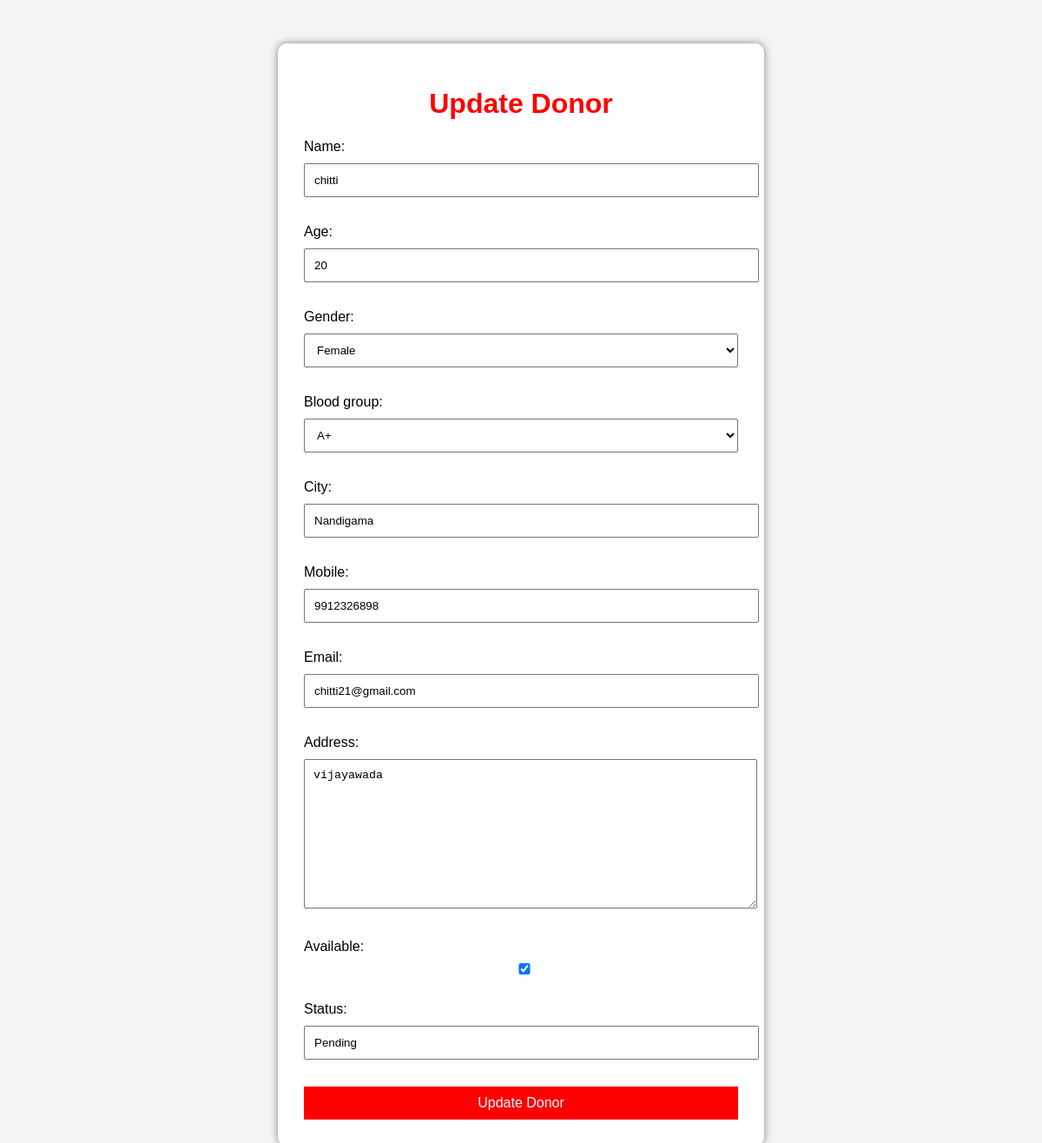
Page /update-donor/6/ (signed in) on the committed database.
### donor/models.py (models this page shows, shortened)
class Donor(models.Model):
    name = models.CharField(
        max_length=100
    )
    age = models.IntegerField()
    gender = models.CharField(
        max_length=10
    )
    blood_group = models.CharField(
        max_length=5
    )
    city = models.CharField(
        max_length=100
    )
    mobile = models.CharField(
    max_length=10,
    validators=[
        RegexValidator(
            regex=r'^[0-9]{10}$',
            message='Enter valid 10 digit mobile number'
        )
    ]
)
    email = models.EmailField()
    address = models.TextField()
    available = models.BooleanField(
        default=True
    )
    status = models.CharField(
        max_length=20,
        default='Pending'
    )

### donor/views.py (the view)
@login_required(login_url='/login/')
def update_donor(request, id):
    donor = Donor.objects.get(id=id)
    form = DonorForm(
        request.POST or None,
        instance=donor
    )
    if form.is_valid():
        form.save()
        return redirect('/donor-list/')
    return render(
        request,
        'update_donor.html',
        {
            'form': form
        }
    )

### donor/forms.py (shortened to what this page needs)
class DonorForm(forms.ModelForm):
    class Meta:
        model = Donor
        fields = '__all__'
        widgets = {
            'blood_group': forms.Select(
                choices=[
                    ('A+', 'A+'),
                    ('A-', 'A-'),
                    ('B+', 'B+'),
                    ('B-', 'B-'),
                    ('O+', 'O+'),
                    ('O-', 'O-'),
                    ('AB+', 'AB+'),
                    ('AB-', 'AB-')
                ]
            ),
            'gender': forms.Select(
                choices=[
                    ('Male', 'Male'),
                    ('Female', 'Female'),
                    ('Other', 'Other')
                ]
            )
        }

### templates/update_donor.html (shortened to what this page needs)
<!DOCTYPE html>
<html>
<head>
</head>
<body>
    <div class="container">
        <h1>
            Update Donor
        </h1>
        <form method="POST">
            {{ form.as_p }}
            <button type="submit">
                Update Donor
            </button>
        </form>
    </div>
</body>
</html>

### templates/update_donor.html (style rules this page uses)
body { font-family:Arial; background:#f4f4f4; }
.container { width:500px; margin:auto; margin-top:50px; background:white; padding:30px; border-radius:10px; box-shadow:0px 0px 10px gray; }
h1 { text-align:center; color:red; }
input, textarea, select { width:100%; padding:10px; margin-top:10px; margin-bottom:15px; }
button { width:100%; padding:10px; background:red; color:white; border:none; font-size:16px; }

### rows in the picture
Donor: name "chitti", age "20", gender "Female", blood_group "A+", city "Nandigama", mobile "9912326898", email "chitti21@gmail.com", address "vijayawada", available "☑", status "Pending"
